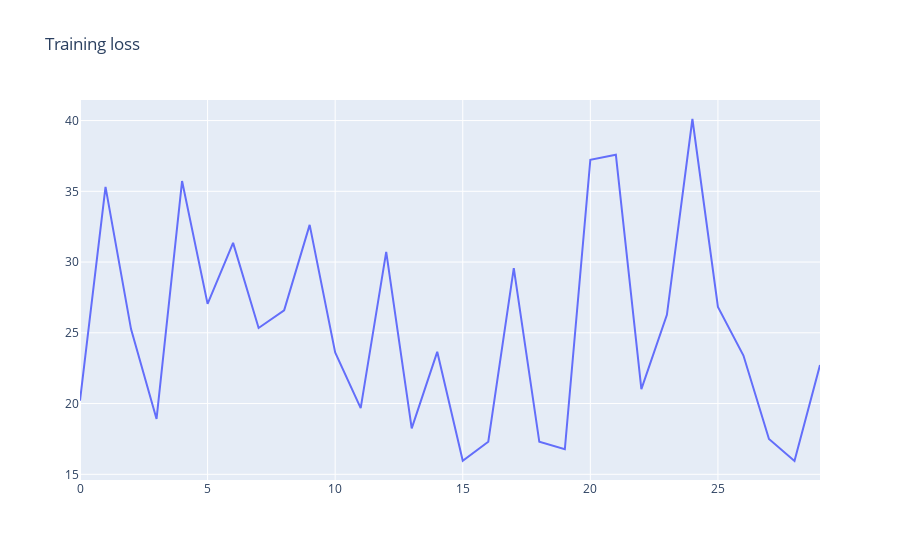

The notebook cell this image was saved under:
### Code cell
#Imprimimos gráfico de funión de pérdida acorde los epochs
hist = pd.DataFrame(history.history)
hist['epoch'] = history.epoch

plot_data = [
    go.Scatter(
        x=hist['epoch'],
        y=hist['loss'],
        name='loss'
    )
]

plot_layout = go.Layout(
        title='Training loss')
fig = go.Figure(data=plot_data, layout=plot_layout)
fig.show()

### Figure 1 — Plotly figure (JSON) as saved in the notebook; plotly's stock layout.template omitted (floating-point values rounded to 4 significant figures)
{"data": [{"name": "loss", "type": "scatter", "x": [0, 1, 2, 3, 4, 5, 6, 7, 8, 9, 10, 11, 12, 13, 14, 15, 16, 17, 18, 19, 20, 21, 22, 23, 24, 25, 26, 27, 28, 29], "y": [20.2, 35.31, 25.26, 18.91, 35.73, 27.04, 31.36, 25.34, 26.58, 32.63, 23.61, 19.68, 30.72, 18.25, 23.65, 15.96, 17.3, 29.57, 17.3, 16.77, 37.23, 37.58, 21.02, 26.27, 40.11, 26.83, 23.39, 17.5, 15.94, 22.72]}], "layout": {"title": {"text": "Training loss"}}}
